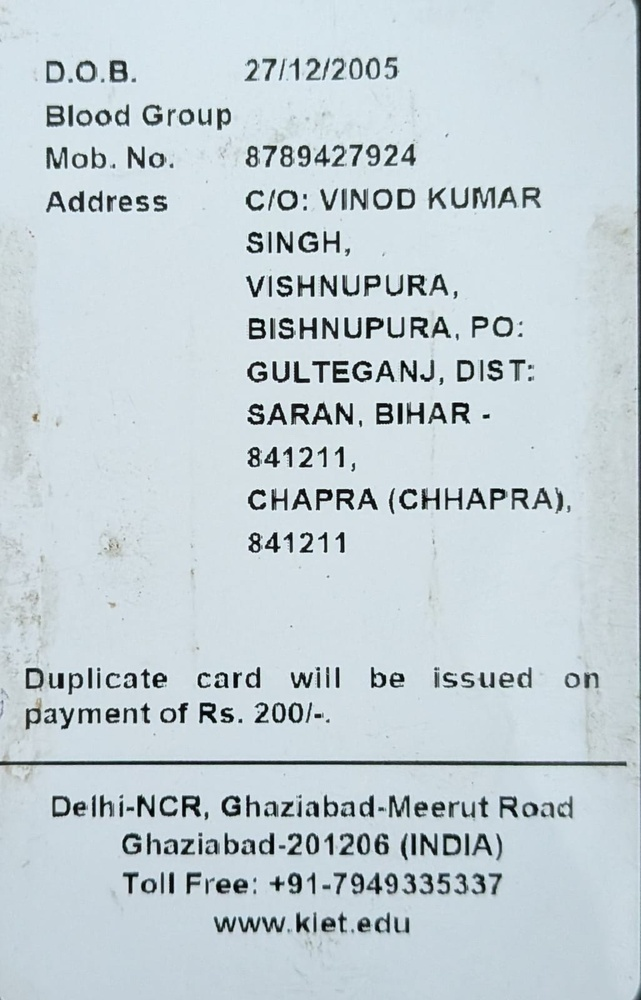
#> input picture tempering/reference/kiet_id_back.jpg, 641 x 1000 px, shrunk from 1026 x 1600 before the run; its folder holds only this picture in this run
$ python -i ela.py   (imports and definitions only)
#> lines starting #> are read from the running program, lines starting #| are printed output that depends on the picture; after the words box and inside, x2 and y2 are one past the last pixel; in counts of white or black regions, pixels touching at a corner belong together
#> further down, picture is the input picture: shape (1000, 641, 3); mean B, G, R 214.6, 208.8, 196.6
import cv2
import numpy as np
from PIL import Image
import io
from typing import Tuple

# Named configuration variables (no bare numbers)
ELA_RE_SAVE_QUALITY = 90
ELA_SCALE_FACTOR = 15.0
GAUSSIAN_PRE_BLUR_KERNEL = (7, 7)
MORPH_EROSION_KERNEL = (5, 5)
LOCAL_BLUR_WINDOW = (15, 15)
ELA_PERCENTILE_THRESHOLD = 97.0
MAP_NORMALIZATION_DIVISOR = 0.40
BORDER_MARGIN_RATIO = 0.02
MIN_SPATIAL_REGION_AREA = 40.0
BASE_GRAPHIC_VARIANCE_THRESHOLD = 0.30
ELA_SCORE_MULTIPLIER = 350.0


def analyze_ela(
    image: np.ndarray,
    quality: int = ELA_RE_SAVE_QUALITY,
    scale: float = ELA_SCALE_FACTOR
) -> Tuple[np.ndarray, float]:
    """
    Perform Error Level Analysis (ELA) on an input image.

    Pipeline details:
      - Resaves image at JPEG quality=90 and calculates absolute pixel error difference scaled by 15.0.
      - Applies Gaussian pre-blur (7x7) and morphological erosion (5x5).
      - Uses percentile-based thresholding (97th percentile), border margin suppression (2%),
        and connected component filtering to isolate spatially coherent tampering anomalies.

    Args:
        image: BGR uint8 NumPy array.
        quality: Compression quality factor for resaving (1-100).
        scale: Error difference amplification scale factor.

    Returns:
        ela_map: 2D float32 array normalized to [0.0, 1.0] highlighting error discrepancies.
        ela_anomaly_score: Scalar score [0.0 - 100.0] indicating forensic compression inconsistency.
    """
#> called with quality = 90, scale = 15
    if image is None or image.size == 0:
        raise ValueError("Invalid image input for ELA analysis.")

    h, w = image.shape[:2]
#> h = 1000; w = 641

    rgb_img = cv2.cvtColor(image, cv2.COLOR_BGR2RGB)
    pil_img = Image.fromarray(rgb_img)

    buffer = io.BytesIO()
    pil_img.save(buffer, format='JPEG', quality=quality)
    buffer.seek(0)

    resaved_pil = Image.open(buffer)
    resaved_np = cv2.cvtColor(np.array(resaved_pil), cv2.COLOR_RGB2BGR)

    diff = cv2.absdiff(image.astype(np.float32), resaved_np.astype(np.float32))
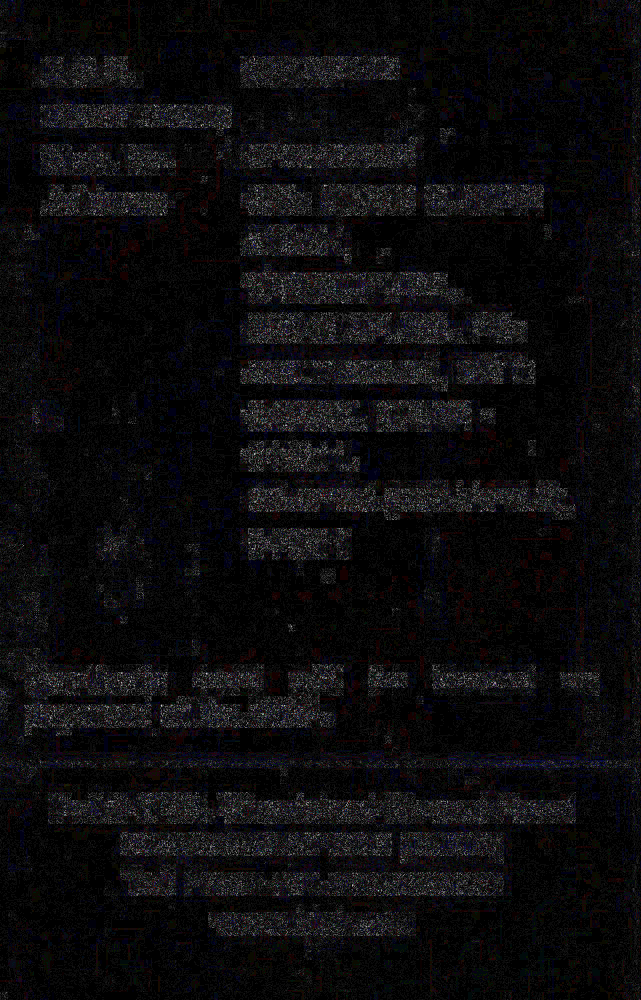
#> diff: shape (1000, 641, 3) float32; mean B, G, R 1.1, 1, 1.1; drawn with min black and max white
    scaled_diff = np.clip(diff * scale, 0, 255).astype(np.uint8)

    ela_gray = cv2.cvtColor(scaled_diff, cv2.COLOR_BGR2GRAY).astype(np.float32) / 255.0
    ela_raw_map = cv2.GaussianBlur(ela_gray, GAUSSIAN_PRE_BLUR_KERNEL, 0)

    eroded_ela = cv2.erode(ela_raw_map, cv2.getStructuringElement(cv2.MORPH_RECT, MORPH_EROSION_KERNEL))
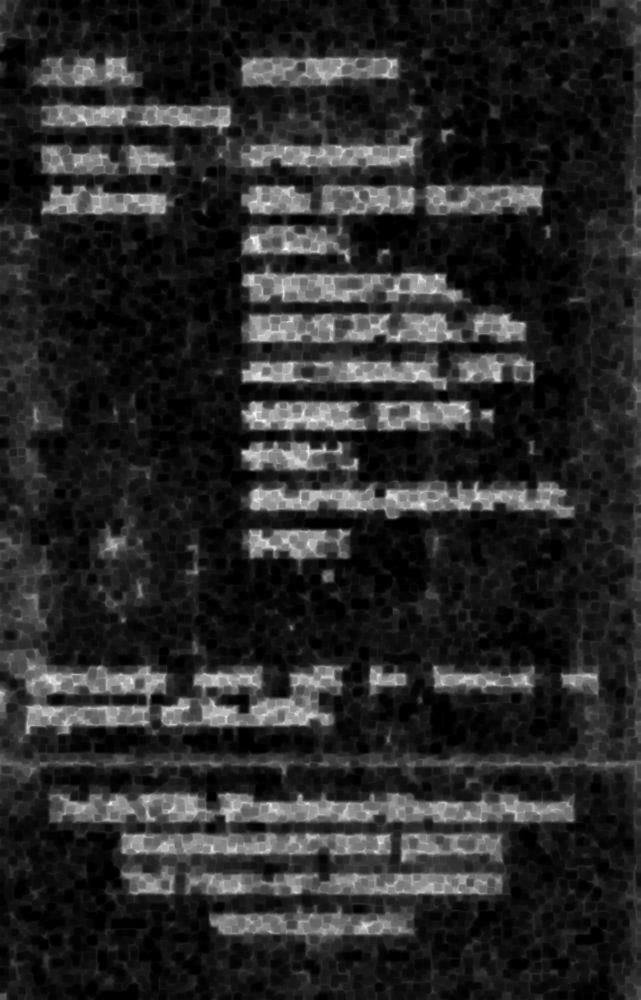
#> eroded_ela: shape (1000, 641) float32; min 0, max 0.243, mean 0.0406; drawn with min black and max white
    local_ela = cv2.blur(eroded_ela, LOCAL_BLUR_WINDOW)
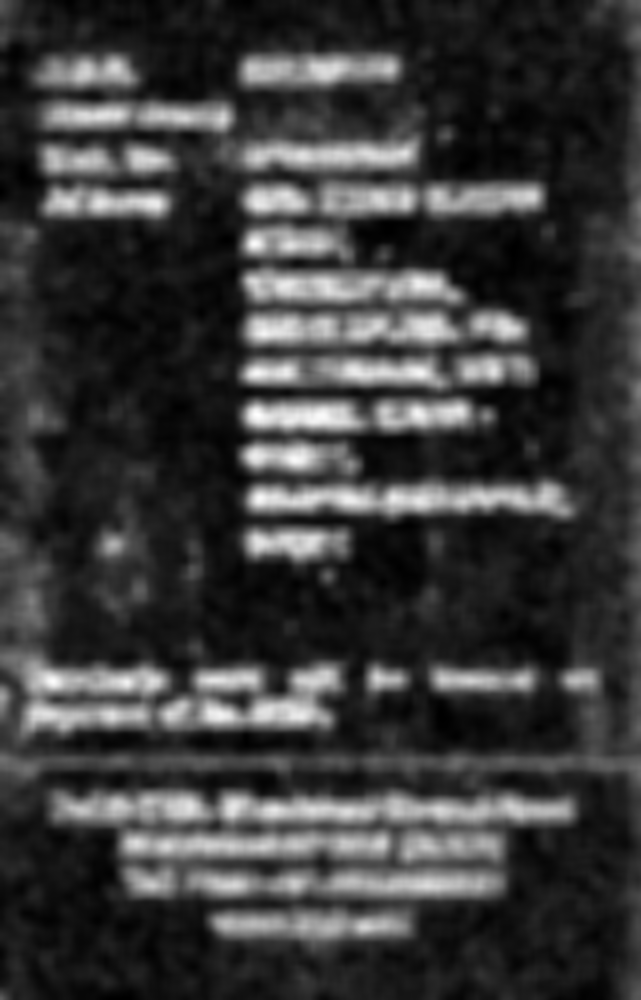
#> local_ela: shape (1000, 641) float32; min 3.71e-05, max 0.175, mean 0.0406; drawn with min black and max white

    # Robust Percentile-Based High-Energy Error Extraction
    pct_val = float(np.percentile(local_ela, ELA_PERCENTILE_THRESHOLD))
#> pct_val = 0.134
    global_med = float(np.median(local_ela))
#> global_med = 0.0238

    ela_diff_map = np.abs(local_ela - global_med)
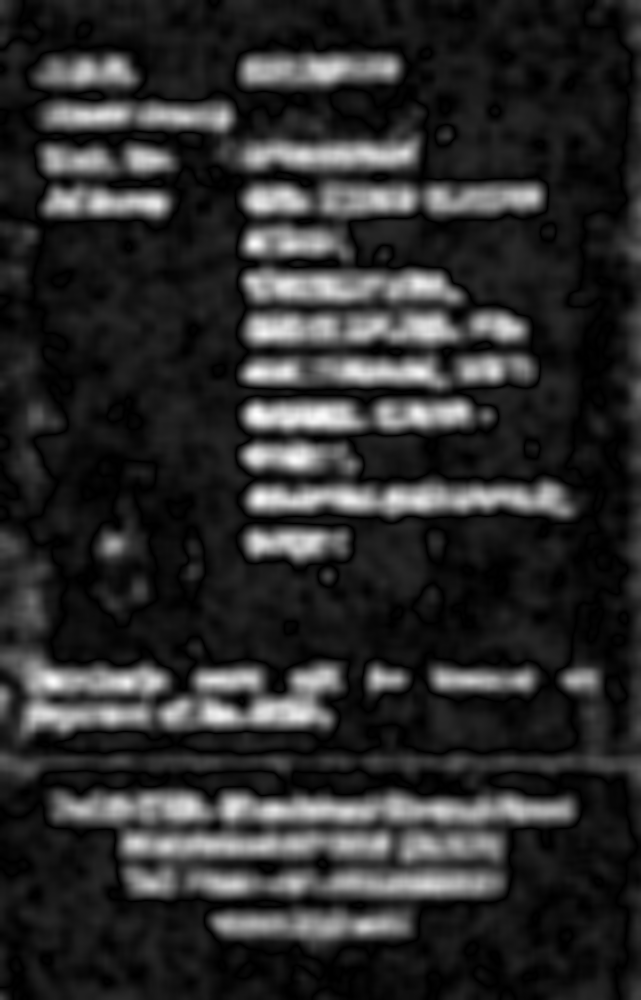
#> ela_diff_map: shape (1000, 641) float32; min 3.17e-08, max 0.151, mean 0.0268; drawn with min black and max white
    max_diff = float(np.max(ela_diff_map))
#> max_diff = 0.151

    if max_diff > 1e-5:
        raw_ela_map = np.clip(ela_diff_map / MAP_NORMALIZATION_DIVISOR, 0.0, 1.0)
    else:
        raw_ela_map = np.zeros_like(ela_gray)

    # Edge suppression: suppress ordinary document text strokes
    edges = cv2.Canny((ela_gray * 255).astype(np.uint8), 50, 150)
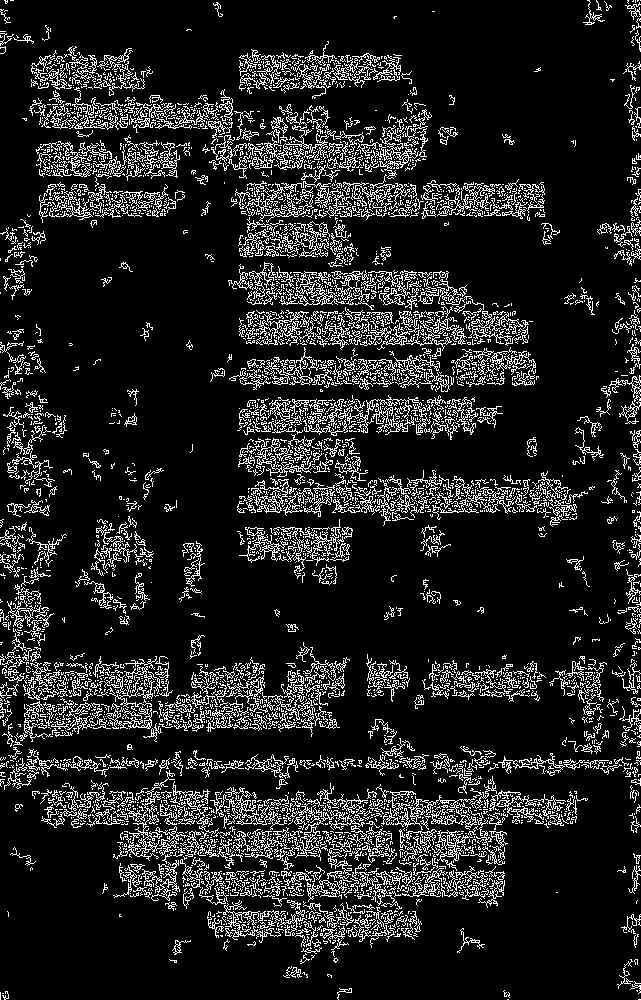
#> edges: shape (1000, 641); 12.8% white in thin lines or dots
    edge_dilated = cv2.dilate(edges, cv2.getStructuringElement(cv2.MORPH_RECT, (5, 5)))
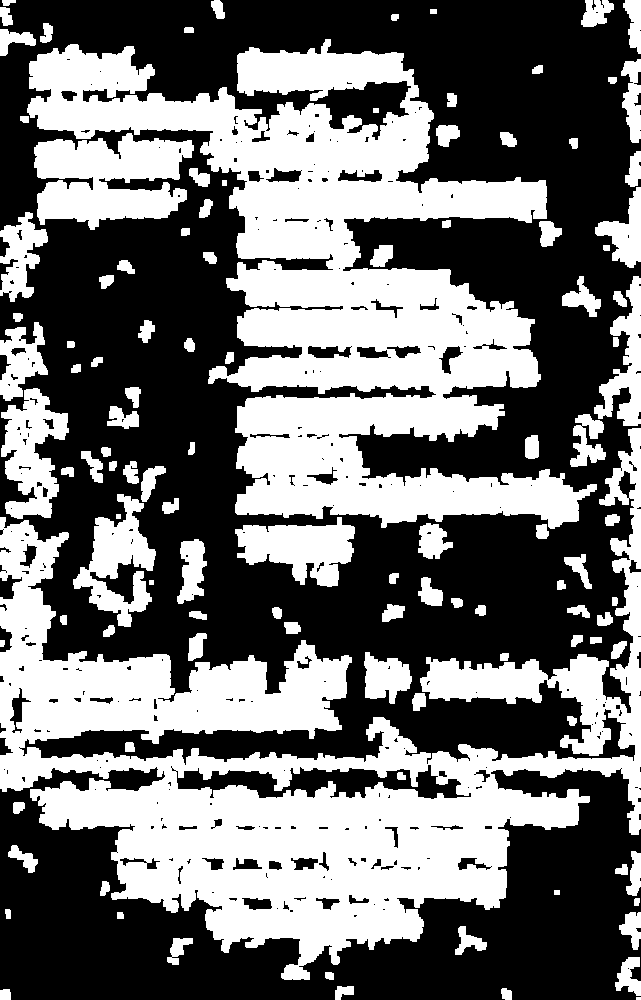
#> edge_dilated: shape (1000, 641); 43.2% white; 113 white regions (1 under 20 px), largest, box (x1, y1, x2, y2) and area: (0, 428, 641, 980) 113688, (27, 39, 597, 529) 105203, (34, 133, 194, 230) 10432
    raw_ela_map[edge_dilated > 0] *= 0.25
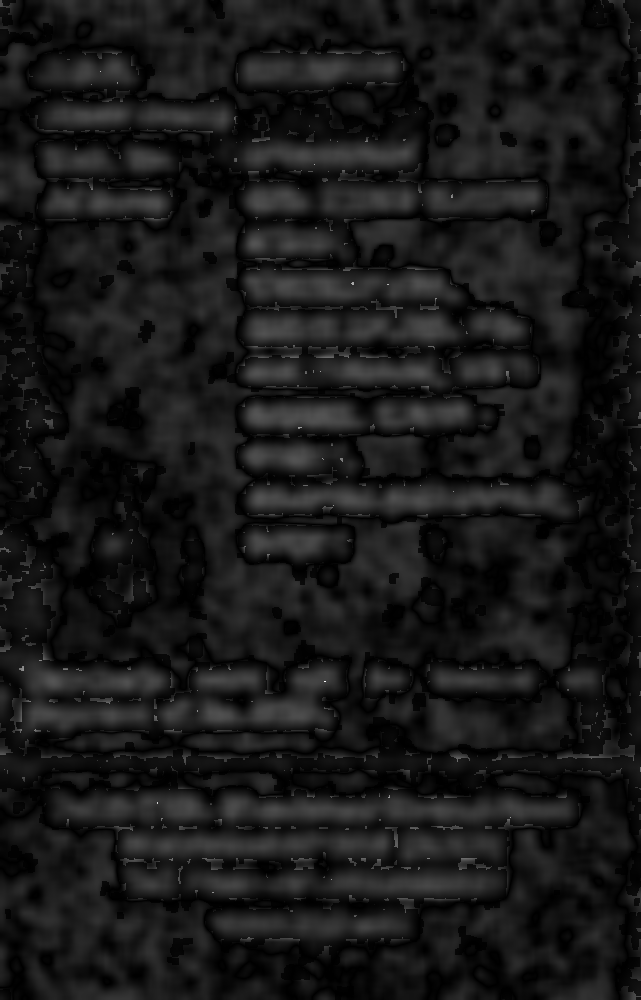
#> raw_ela_map: shape (1000, 641) float32; min 6.29e-08, max 0.283, mean 0.0275; drawn with min black and max white

    # Connected Components Spatial Coherence Filter
    binary_ela = (raw_ela_map > (pct_val / max(max_diff, 1e-4) * 0.45)).astype(np.uint8)
#> binary_ela: shape (1000, 641); every value is 0
    num_labels, labels, stats, _ = cv2.connectedComponentsWithStats(binary_ela)
#> labels: shape (1000, 641) int32; every value is 0
#> num_labels = 1; stats = [[0, 0, 641, 1000, 641000]]
    ela_map = np.zeros_like(raw_ela_map)

    for i in range(1, num_labels):
        comp_area = stats[i, cv2.CC_STAT_AREA]
        if comp_area >= MIN_SPATIAL_REGION_AREA:
            ela_map[labels == i] = raw_ela_map[labels == i]

    # Border Margin Suppression
    b_h = int(h * BORDER_MARGIN_RATIO)
#> b_h = 20
    b_w = int(w * BORDER_MARGIN_RATIO)
#> b_w = 12
    if b_h > 0:
        ela_map[:b_h, :] = 0.0
        ela_map[-b_h:, :] = 0.0
    if b_w > 0:
        ela_map[:, :b_w] = 0.0
        ela_map[:, -b_w:] = 0.0

    raw_score = (max_diff - BASE_GRAPHIC_VARIANCE_THRESHOLD) * ELA_SCORE_MULTIPLIER
#> raw_score = -52.06
    ela_anomaly_score = float(min(100.0, max(0.0, raw_score)))
#> ela_anomaly_score = 0

    return ela_map, ela_anomaly_score

>>> import cv2
>>> picture = cv2.imread('../reference/kiet_id_back.jpg')
>>> result = analyze_ela(picture)
